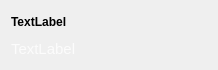
<?xml version="1.0" encoding="UTF-8"?>
<ui version="4.0">
 <class>Form</class>
 <widget class="QWidget" name="Form">
  <property name="geometry">
   <rect>
    <x>0</x>
    <y>0</y>
    <width>218</width>
    <height>70</height>
   </rect>
  </property>
  <property name="sizePolicy">
   <sizepolicy hsizetype="Expanding" vsizetype="Expanding">
    <horstretch>0</horstretch>
    <verstretch>0</verstretch>
   </sizepolicy>
  </property>
  <property name="maximumSize">
   <size>
    <width>218</width>
    <height>70</height>
   </size>
  </property>
  <property name="windowTitle">
   <string>Form</string>
  </property>
  <layout class="QGridLayout" name="gridLayout">
   <item row="1" column="0">
    <widget class="QLabel" name="lbl_gen_date">
     <property name="font">
      <font>
       <pointsize>11</pointsize>
      </font>
     </property>
     <property name="styleSheet">
      <string notr="true">color: rgba(255, 255, 255, 200);</string>
     </property>
     <property name="text">
      <string>TextLabel</string>
     </property>
    </widget>
   </item>
   <item row="0" column="0">
    <widget class="QLabel" name="lbl_password">
     <property name="font">
      <font>
       <bold>true</bold>
      </font>
     </property>
     <property name="text">
      <string>TextLabel</string>
     </property>
    </widget>
   </item>
  </layout>
 </widget>
 <resources/>
 <connections/>
</ui>
